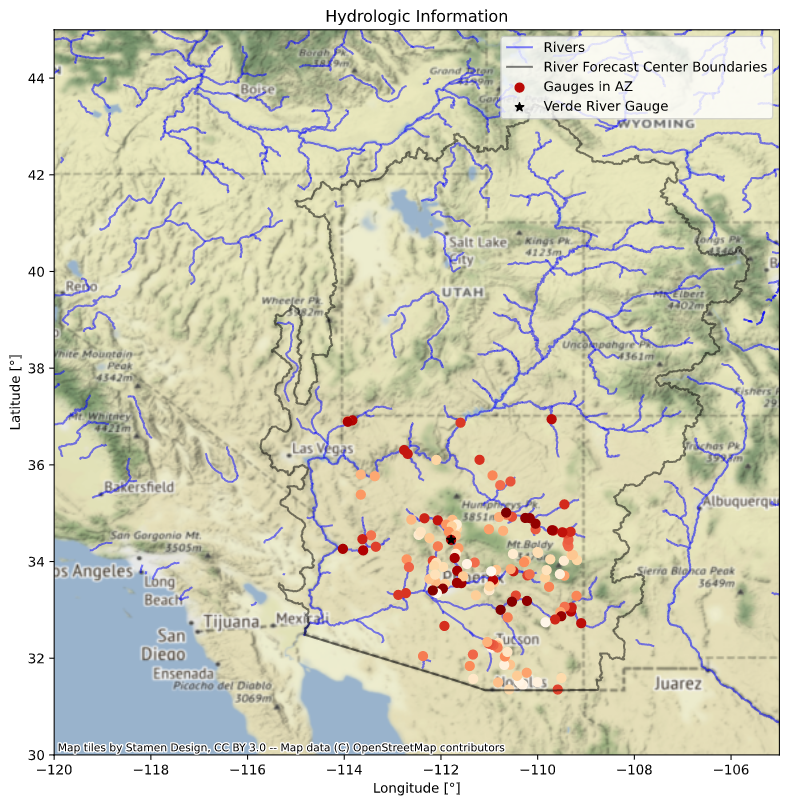

Recreate this plot in Python.

# %% Importa libraries
import matplotlib.pyplot as plt
import pandas as pd
import numpy as np
import geopandas as gpd
import os
from shapely.geometry import Point
import contextily as ctx

# %% Download Data to used
# Rivers and streams information
# https://www.weather.gov/gis/AWIPSShapefiles

file = os.path.join('../../data', 'rs16my07.shp')
rivers_us = gpd.read_file(file)

# River Forecast Center Boundaries
# https://www.weather.gov/gis/RFCBounds
file_st = os.path.join('../../data', 'rf12ja05.shp')
stat_ref = gpd.read_file(file_st)

# Gauges II USGS stream gauge dataset:
# https://water.usgs.gov/GIS/metadata/usgswrd/XML/gagesII_Sept2011.xml#stdorder

file_ga = os.path.join('../../data', 'gagesII_9322_sept30_2011.shp')
gages = gpd.read_file(file_ga)

# %% Check whats inside data files and CRS :(
# Rivers

type(rivers_us)
var_names = rivers_us.head()
rivers_us.columns  # Variables name
rivers_us.shape  # no. of gages and no. of varaibles

rivers_us.geom_type  # geometry
rivers_us.crs  # check our CRS - coordinate reference system
rivers_us.total_bounds  # Check the spatial extent

# %% Gages information
# Take only AZ
gages.columns
gages.STATE.unique()
gages_AZ = gages[gages['STATE'] == 'AZ']
gages_AZ.shape

# %% Add specific points
# UA:  32.22877495, -110.97688412
# STream gauge:  34.44833333, -111.7891667
point_list = np.array([[-111.7891667, 34.44833333]])
point_geom = [Point(xy) for xy in point_list]
point_df = gpd.GeoDataFrame(point_geom, columns=['geometry'],
                            crs=gages_AZ.crs)  # project into gages_az GEOMETRY
# %% Look at one region in rivers
# Zoom  in and just look at AZ/UTAH
stat_ref.columns
stat_ref.STATE.unique()
stat_ref_AZ = stat_ref[stat_ref['STATE'] == 'UT']  # Utah and Arizona
stat_ref_AZ.shape
test = pd.DataFrame(stat_ref['STATE'])  # aux to see regions name
# super CRUCIAL step!!!
# Project points into stat_ref CRS
points_project = gages_AZ.to_crs(stat_ref_AZ.crs)

# %% Plot map :D

fig, ax = plt.subplots(figsize=(10, 10))
rivers_us.plot(figsize=(10, 10), alpha=0.5, edgecolor='b',
               ax=ax, label='Rivers', zorder=1)
stat_ref_AZ.boundary.plot(figsize=(10, 10), alpha=0.5, edgecolor='k',
                          ax=ax, label='River Forecast Center Boundaries')
points_project.plot(column='DRAIN_SQKM', categorical=True,
                    legend=False, markersize=45, cmap='OrRd',
                    ax=ax, label='Arizona Gages')
point_df.plot(ax=ax, color='k', marker='*', markersize=45,
              label='Verde River Gage')
plt.ylim(ymax=45, ymin=30)
plt.xlim(xmax=-105, xmin=-120)
ax.set_title('Hydrologic Information')
ax.set_xlabel('Longitude [°]')
ax.set_ylabel('Latitude [°]')
ax.legend()
ctx.add_basemap(ax, crs='EPSG:4326')
fig.savefig("Hydr_map.png")
# %% Run above
